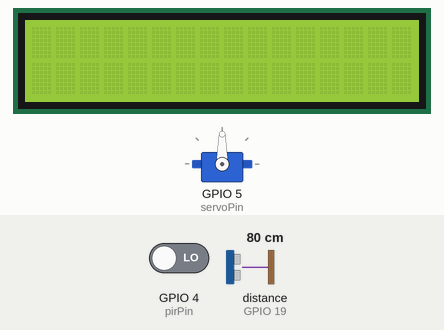
This sketch was run on a simulated ESP32. Shown: 16×2 character LCD, servo. Wiring (inferred from the names in the program): ultrasonic range finder: trigger GPIO 18; echo GPIO 19. The inputs (shaded band) are chosen by the test bench; at power-on: GPIO 4 (pirPin) LOW, distance to the obstacle (sensor on GPIO 19) 80 cm. The echo pulse lasts 58.3 µs per cm; WiFi joins after 1.5 s; servers stay silent unless stated; what the sketch prints to the serial monitor is not drawn.

Above: at 3.0 s.
3.1 s: GPIO 4 (pirPin) driven HIGH
At 3.64 s:
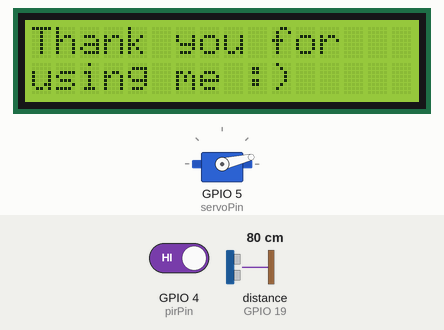
At 6.0 s:
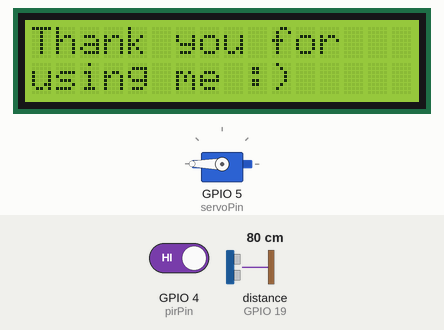
9.2 s: distance to the obstacle (sensor on GPIO 19) set to 23 cm
At 10.5 s:
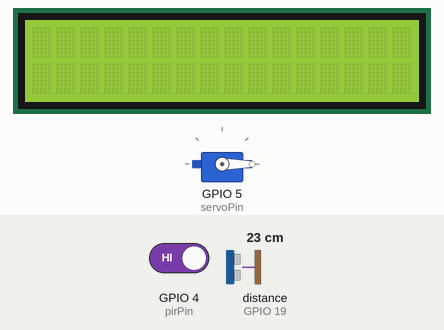
12.1 s: distance to the obstacle (sensor on GPIO 19) set to 19 cm
16.7 s: distance to the obstacle (sensor on GPIO 19) set to 35 cm
Timing chart, 0 to 20.8 s (numbered marks = the images above; inputs shaded):
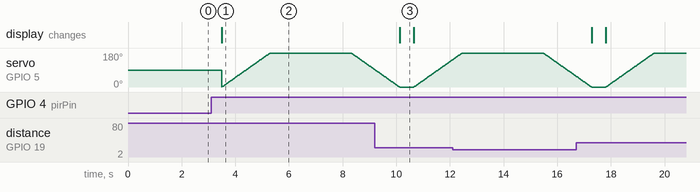

Measured:
- after the input at 3.1 s, the display: changes after 0.39 s (image 1)
- what the display in image 3 shows lasts 0.5 s, from 10.1 s to 10.6 s

The sketch:

SmartTrashBin_telegram.ino
```cpp
//library yang dibutuhkan
#include <WiFi.h> //library wifi
#include <WiFiClientSecure.h> //library wifi client
#include <UniversalTelegramBot.h> //library bot telegram
#include <ArduinoJson.h> //
#include <ESP32Servo.h> //Library servo
#include <LiquidCrystal_I2C.h> //Library I2C untuk LCD

Servo myServo;

//pin ultrasonic
const int trigPin = 18;
const int echoPin = 19;

// pin sensor digital
const int pirPin = 4;

//pin servo
const int servoPin = 5;

//Pin LCD I2C
// SDA to 21
// SCL to 22

//Ultrasonik
//cepat rambat suara
#define SOUND_SPEED 0.034
long duration; // durasi gelombang suara
float distanceCm; //variable untuk menyimpan jarak
float state;  //variabel untuk cek jarak sebelumnya

//PIR
int pirVal; // variabel untuk menyimpan nilai dari sensor
int pos = 0; //parameter perulangan

//LCD
// set the LCD number of columns and rows
int lcdColumns = 16;
int lcdRows = 2;

// set LCD address, number of columns and rows
// if you don't know your display address, run an I2C scanner sketch
LiquidCrystal_I2C lcd(0x27, lcdColumns, lcdRows);

// Nama wifi/hotspot yang digunakan
const char* ssid = "komputer";
const char* password = "komputer123";

// Initialize Telegram BOT
#define BOTtoken "6087886617:AAEDfOj6YcSZl97***********"  // your Bot Token (Get from Botfather)

// Use @myidbot to find out the chat ID of an individual or a group
// Also note that you need to click "start" on a bot before it can
// message you
#define CHAT_ID "your telegram id" //id telegram

WiFiClientSecure client;
UniversalTelegramBot bot(BOTtoken, client);


void setup() {
  // initialize LCD
  lcd.init();
  // turn on LCD backlight
  lcd.backlight();
  pinMode(pirPin, INPUT);
  myServo.attach(servoPin);
  Serial.begin(115200);
  pinMode(trigPin, OUTPUT); // Sets the trigPin as an Output
  pinMode(echoPin, INPUT); // Sets the echoPin as an Input

  // Attempt to connect to Wifi network:
  Serial.print("Connecting Wifi: ");
  Serial.println(ssid);

  WiFi.mode(WIFI_STA);
  WiFi.begin(ssid, password);
  client.setCACert(TELEGRAM_CERTIFICATE_ROOT); // Add root certificate for api.telegram.org

  while (WiFi.status() != WL_CONNECTED) {
    Serial.print(".");
    delay(500);
  }

  Serial.println("");
  Serial.println("WiFi connected");
  Serial.print("IP address: ");
  Serial.println(WiFi.localIP());

  bot.sendMessage(CHAT_ID, "Bot started up", "");


}

void loop() {
 // Clears the trigPin
  digitalWrite(trigPin, LOW);
  delayMicroseconds(2);
  // Sets the trigPin on HIGH state for 10 micro seconds
  digitalWrite(trigPin, HIGH);
  delayMicroseconds(10);
  digitalWrite(trigPin, LOW);

  // Reads the echoPin, returns the sound wave travel time in microseconds
  duration = pulseIn(echoPin, HIGH);

  // Calculate the distance
  distanceCm = duration * SOUND_SPEED/2;
  Serial.println(distanceCm);
  pirVal = digitalRead(pirPin); //baca sensor PIR
  Serial.println(pirVal);

  if(distanceCm <= 20){ //jika jarak dibawah 20cm
    if(state <= distanceCm){ //jika masih dibawah 20cm
      bot.sendMessage(CHAT_ID, "It's Full"); //kirim pesan ke telegram
      // set cursor to first column, first row


      state = distanceCm;
    }
    lcd.setCursor(0, 0);
    // print message
    lcd.print("Sorry, It's full");

    }else{

      lcd.setCursor(0, 0);
      // print message
      lcd.print("Thank you for");
      lcd.setCursor(0, 1);
      lcd.print("using me :)");
      if(pirVal == HIGH){ // jika gerakan terdeteksi
        for (pos = 0; pos <= 180; pos += 1) { //gerakan servo dengan kecepatan 10ms/derajat
          myServo.write(pos);
          delay(10);
        }
        delay(3000); // tunggu selama 3 detik
        for (pos = pos; pos >= 0; pos -= 1) {
          myServo.write(pos);
          delay(10);
        }
      }
      // clears the display to print new message
      lcd.clear();

    }
  delay(500);

}
```
